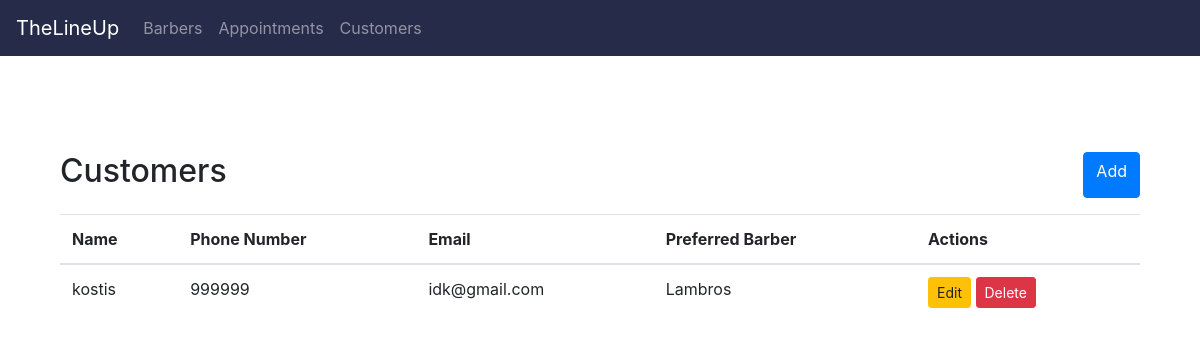
The app's page /customers/ with its own data.
### customers/models.py (models this page shows, shortened)
class Customer(models.Model):
    name = models.CharField(max_length=100)  # Name of the customer
    phone_number = models.CharField(max_length=15)  # Phone number of the customer
    email = models.EmailField()  # Email address of the customer
    notes = models.TextField(blank=True)  # Additional notes or comments about the customer
    preferred_barber = models.ForeignKey(Barber, on_delete=models.SET_NULL, null=True)  # Customer's preferred barber

### barbers/models.py (models this page shows, shortened)
class Barber(models.Model):
    name = models.CharField(max_length=100)  # Name of the barber
    working_hours_start = models.TimeField()  # Start time of the barber's working hours
    working_hours_end = models.TimeField()  # End time of the barber's working hours
    phone_number = models.CharField(max_length=15)  # Contact number for the barber
    email = models.EmailField()  # Email address for the barber
    profile_picture = models.ImageField(upload_to='barbers/')  # Barber's profile picture
    bio = models.TextField()  # Short biography or description about the barber
    is_active = models.BooleanField(default=True)  # If the barber is currently active or not

### customers/views.py (the view)
# urls.py: path('', views.list_customers, name='list_customers'),
def list_customers(request):
    customers = Customer.objects.all()
    return render(request, 'customers/list.html', {'customers': customers})

### customers/templates/customers/list.html
{% extends "base.html" %}
{% block content %}
<div class="container mt-5">
    <h2 class="mb-4">Customers</h2>
    <a href="{% url 'add_customer' %}" class="btn btn-primary mb-3">Add</a>
    <table class="table">
        <thead>
            <tr>
                <th>Name</th>
                <th>Phone Number</th>
                <th>Email</th>
                <th>Preferred Barber</th>
                <th>Actions</th>
            </tr>
        </thead>
        <tbody>
            {% for customer in customers %}
            <tr>
                <td>{{ customer.name }}</td>
                <td>{{ customer.phone_number }}</td>
                <td>{{ customer.email }}</td>
                <td>{{ customer.preferred_barber.name }}</td>
                <td>
                    <a href="{% url 'edit_customer' customer.id %}" class="btn btn-warning btn-sm">Edit</a>
                    <a href="{% url 'delete_customer' customer.id %}" class="btn btn-danger btn-sm">Delete</a>
                </td>
            </tr>
            {% endfor %}
        </tbody>
    </table>
</div>
{% endblock %}

### static/css/styles.css (style rules this page uses)
.container.mt-5 { display: flex; flex-wrap: wrap; justify-content: space-between; overflow-x: auto; }

### records on screen
Customer: name "kostis", phone_number "999999", email "idk@gmail.com", preferred_barber.name "Lambros"
